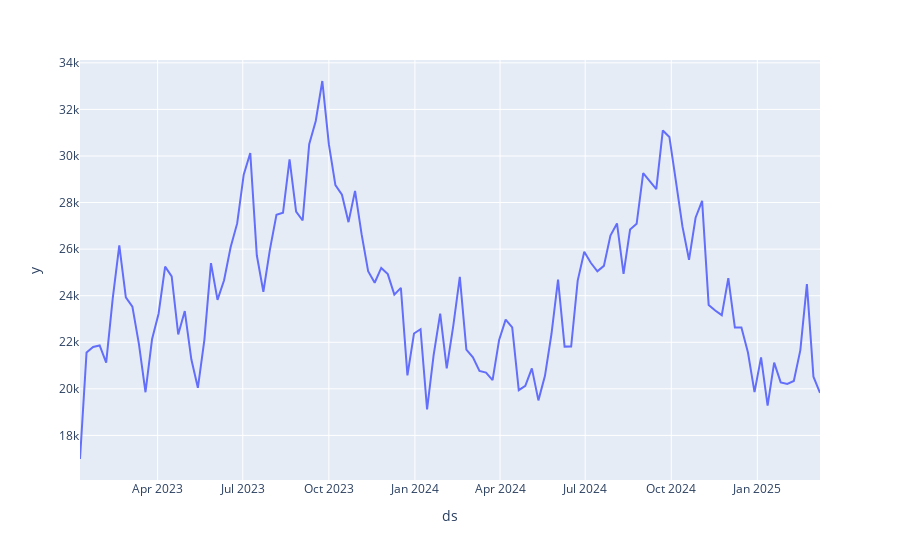

Write notebook code for a chart like this one.
### Code cell
px.line(uk_weekly1, x='ds', y='y')
